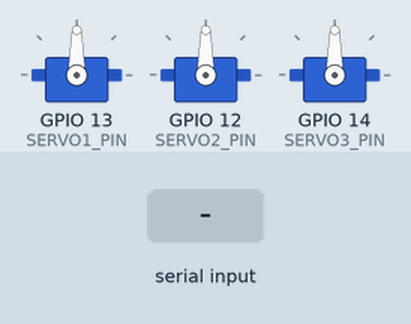
Bench run of a sketch on a simulated ESP32. Parts: 3 × servo. The inputs (shaded band) are chosen by the test bench. What the sketch prints to the serial monitor is not drawn.

Above: at 1.2 s.
1.3 s: "30,150,10\n" received over Serial
At 2.3 s:
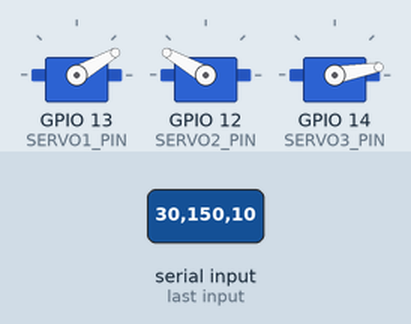
2.8 s: "1,90,45\n" received over Serial
At 3.4 s:
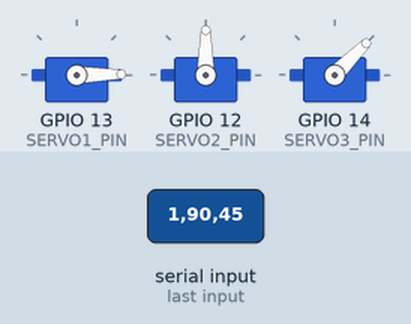
Timing chart, 0 to 5.8 s (numbered marks = the images above; inputs shaded):
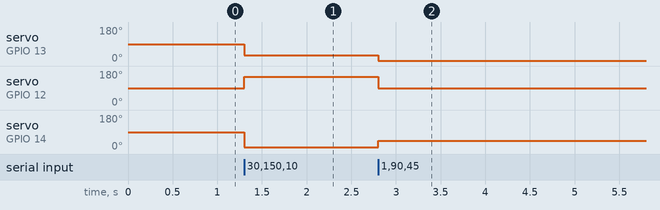

The sketch:

ROBOT_ESP32_CODIGO.ino
```cpp
#include <ESP32Servo.h>

// Definición de pines
#define SERVO1_PIN 13
#define SERVO2_PIN 12
#define SERVO3_PIN 14
#define BAUDRATE 115200
#define SERVO_SPEED 10  // ms por grado (ajustar según tus servos)

Servo servo1, servo2, servo3;
TaskHandle_t Task1;

void setup() {
  Serial.begin(BAUDRATE);

  // Configuración de servos
  ESP32PWM::allocateTimer(0);
  ESP32PWM::allocateTimer(1);
  ESP32PWM::allocateTimer(2);

  servo1.setPeriodHertz(50);
  servo2.setPeriodHertz(50);
  servo3.setPeriodHertz(50);

  servo1.attach(SERVO1_PIN, 500, 2400);
  servo2.attach(SERVO2_PIN, 500, 2400);
  servo3.attach(SERVO3_PIN, 500, 2400);

  // Crear tarea para el segundo núcleo
  xTaskCreatePinnedToCore(
    servo2Task,
    "Servo2Task",
    2048,
    NULL,
    1,
    &Task1,
    1
  );

  Serial.println("\nEnvie angulos en formato: theta1,theta2,theta3");
}

void loop() {
  if (Serial.available() > 0) {
    String input = Serial.readStringUntil('\n');
    input.trim();

    int commaPos = input.indexOf(',');
    int comaPosDos = input.indexOf(',', commaPos + 1);

    if (commaPos > 0 && comaPosDos > 0) {
      int angulo1 = input.substring(0, commaPos).toInt();
      int angulo2 = input.substring(commaPos + 1, comaPosDos).toInt();
      int angulo3 = input.substring(comaPosDos + 1).toInt();

      if (angulo1 >= 0 && angulo1 <= 180 &&
          angulo2 >= 20 && angulo2 <= 180 &&
          angulo3 >= 0 && angulo3 <= 180) {

        // 1. Mover servo1 primero
        servo1.write(angulo1);

        // 2. Mover servo2 y servo3 simultánmente
        servo3.write(angulo3);
        xTaskNotify(Task1, angulo2, eSetValueWithOverwrite);

      } else {
        Serial.println("Los angulos deben estar entre 0-180°");
      }
    } else {
      Serial.println("Formato incorrecto. Usar: angulo1,angulo2,angulo3");
    }
  }
}

void servo2Task(void *pvParameters) {
  while (1) {
    uint32_t angulo;
    if (xTaskNotifyWait(0, ULONG_MAX, &angulo, portMAX_DELAY) == pdTRUE) {
      servo2.write(angulo);
    }
  }
}
```

Measured:
- after the input at 1.3 s, servo on GPIO 13 (SERVO1_PIN): 90° → 30° at once; servo on GPIO 12 (SERVO2_PIN): 90° → 150° at once; servo on GPIO 14 (SERVO3_PIN): 90° → 10° at once
- after the input at 2.8 s, servo on GPIO 13 (SERVO1_PIN): 30° → 1° at once; servo on GPIO 12 (SERVO2_PIN): 150° → 90° at once; servo on GPIO 14 (SERVO3_PIN): 10° → 45° at once
